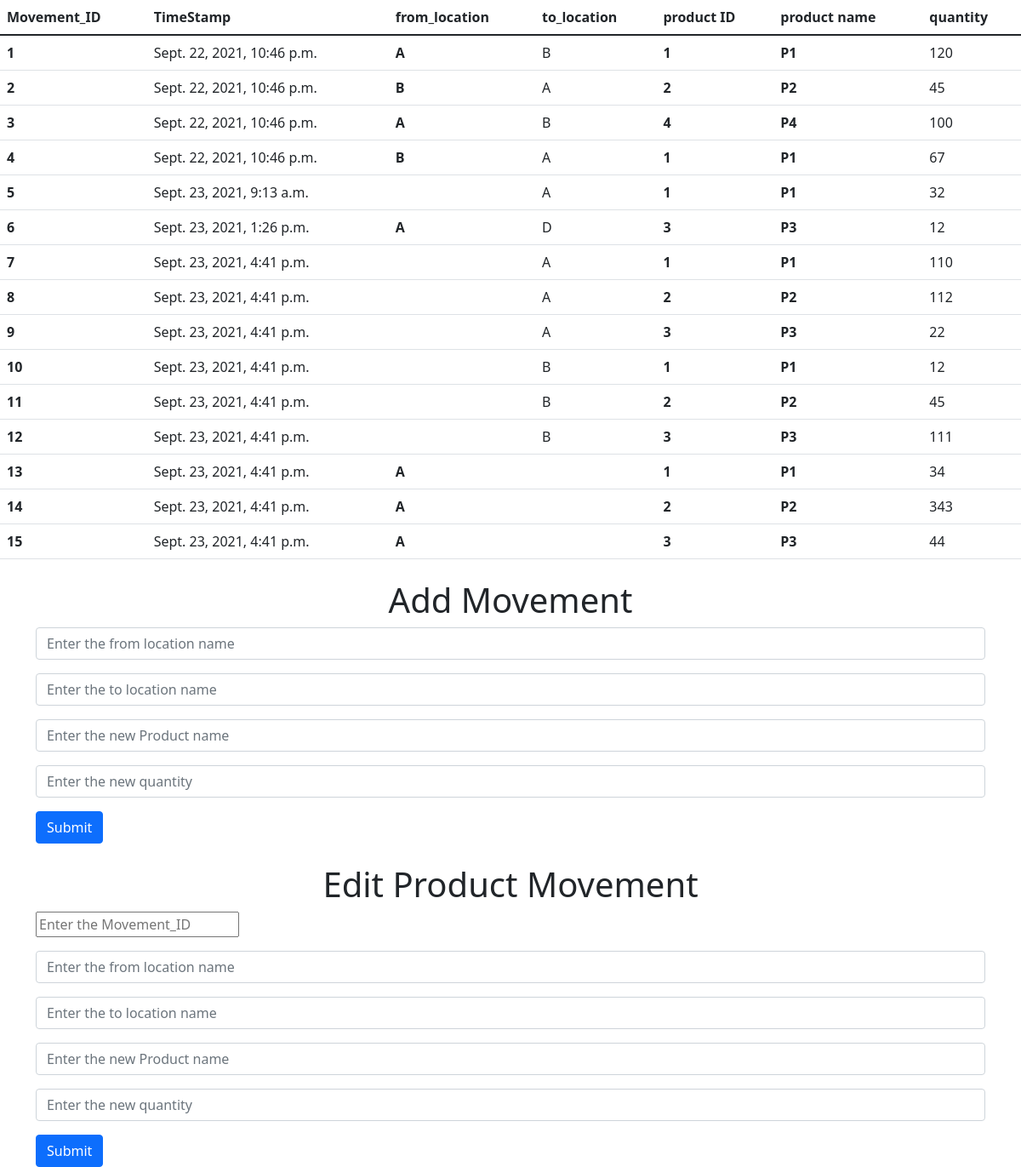
The page /main/product_movement/ on the database its author committed.
### main_project/models.py (models this page shows, shortened)
class ProductMovement(models.Model):
    movement_id = models.AutoField
    timestamp = models.DateTimeField(default=datetime.datetime.now())
    from_location = models.ForeignKey(
        location, related_name='+', on_delete=models.CASCADE,null=True,blank=True)
    to_location = models.ForeignKey(
        location, related_name='+', on_delete=models.CASCADE, null=True, blank=True)
    product_id = models.ForeignKey(
        product, related_name='+', on_delete=models.CASCADE)
    qty = models.IntegerField()

class location(models.Model):
    location_id = models.AutoField
    location = models.CharField(max_length=2)

class product(models.Model):
    product_id = models.AutoField
    product_name = models.CharField(max_length=5)

### main_project/views.py (the view)
# urls.py: path('main/<str:function>/', views.main, name="main"),
def main(request,function):
    db = {
        'product' : product.objects.all(),
        'location' : location.objects.all(),
        'product_movement' : ProductMovement.objects.all()
    }
    info = {'fun_name' : function , 'info_data' : db[function]}
    return render(request,'main.html',info)

### main_project/templates/main.html (shortened to what this page needs)
{% extends 'base.html' %} {% load static %} {% block head %} {% endblock %}
{%block title %} Inventory Management System {% endblock %} {% block body %}
   {% if fun_name == 'product_movement' %}
  <table class="table">
    <thead>
      <tr>
        <th scope="col">Movement_ID</th>
        <th scope="col">TimeStamp</th>
        <th scope="col">from_location</th>
        <th scope="col">to_location</th>
        <th scope="col">product ID</th>
        <th scope="col">product name</th>
        <th scope="col">quantity</th>
      </tr>
    </thead>
    <tbody>
      {% for data in info_data %}
      <tr>
        <th scope="row">{{data.id}}</th>
        <td>{{data.timestamp}}</td>
        <th scope="row">{{data.from_location.location}}</th>
        <td>{{data.to_location.location}}</td>
        <th scope="row">{{data.product_id.id}}</th>
        <th scope="row">{{data.product_id.product_name}}</th>
        <td>{{data.qty}}</td>
      </tr>
      {% endfor %}
    </tbody>
  </table>
  <div class="container mt-4">
    <h1 class="text-center">Add Movement</h1>
    <form action="/operation/add/product_movement/">
      <div class="mb-3">
        <input
          type="text"
          placeholder="Enter the from location name"
          class="form-control"
          id="exampleInputPassword1"
          name="from_location"
        />
      </div>
      <div class="mb-3">
        <input
          type="text"
          placeholder="Enter the to location name"
          class="form-control"
          id="exampleInputPassword1"
          name="to_location"
        />
      </div>
      <div class="mb-3">
        <input
          type="text"
          placeholder="Enter the new Product name"
          class="form-control"
          id="exampleInputPassword1"
          name="add_product"
        />
      </div>
      <div class="mb-3">
        <input
          type="text"
          placeholder="Enter the new quantity"
          class="form-control"
          id="exampleInputPassword1"
          name="qty"
        />
      </div>
      <button type="submit" class="btn btn-primary">Submit</button>
    </form>
  </div>
  <div class="container mt-4">
    <h1 class="text-center">Edit Product Movement</h1>
    <form action="/operation/edit/product_movement/">
      <div class="mb-3">
        <input
          type="number"
          placeholder="Enter the Movement_ID
          class="form-control"
          id="exampleInputPassword1"
          name="m_id"
        />
      </div>
      <div class="mb-3">
        <input
          type="text"
          placeholder="Enter the from location name"
          class="form-control"
          id="exampleInputPassword1"
          name="from_location"
        />
      </div>
      <div class="mb-3">
        <input
          type="text"
          placeholder="Enter the to location name"
          class="form-control"
          id="exampleInputPassword1"
          name="to_location"
        />
      </div>
      <div class="mb-3">
        <input
          type="text"
          placeholder="Enter the new Product name"
          class="form-control"
          id="exampleInputPassword1"
          name="add_product"
        />
      </div>
      <div class="mb-3">
        <input
          type="text"
          placeholder="Enter the new quantity"
          class="form-control"
          id="exampleInputPassword1"
          name="qty"
        />
      </div>
      <button type="submit" class="btn btn-primary">Submit</button>
    </form>
  </div>
  {% endif %}
{% endblock %} {% block js %} {% endblock %}

### rows shown on the page
ProductMovement: id "1", timestamp "Sept. 22, 2021, 10:46 p.m.", from_location.location "A", to_location.location "B", product_id.id "1", product_id.product_name "P1", qty "120"
ProductMovement: id "2", timestamp "Sept. 22, 2021, 10:46 p.m.", from_location.location "B", to_location.location "A", product_id.id "2", product_id.product_name "P2", qty "45"
ProductMovement: id "3", timestamp "Sept. 22, 2021, 10:46 p.m.", from_location.location "A", to_location.location "B", product_id.id "4", product_id.product_name "P4", qty "100"
ProductMovement: id "4", timestamp "Sept. 22, 2021, 10:46 p.m.", from_location.location "B", to_location.location "A", product_id.id "1", product_id.product_name "P1", qty "67"
ProductMovement: id "5", timestamp "Sept. 23, 2021, 9:13 a.m.", to_location.location "A", product_id.id "1", product_id.product_name "P1", qty "32"
ProductMovement: id "6", timestamp "Sept. 23, 2021, 1:26 p.m.", from_location.location "A", to_location.location "D", product_id.id "3", product_id.product_name "P3", qty "12"
ProductMovement: id "7", timestamp "Sept. 23, 2021, 4:41 p.m.", to_location.location "A", product_id.id "1", product_id.product_name "P1", qty "110"
ProductMovement: id "8", timestamp "Sept. 23, 2021, 4:41 p.m.", to_location.location "A", product_id.id "2", product_id.product_name "P2", qty "112"
ProductMovement: id "9", timestamp "Sept. 23, 2021, 4:41 p.m.", to_location.location "A", product_id.id "3", product_id.product_name "P3", qty "22"
ProductMovement: id "10", timestamp "Sept. 23, 2021, 4:41 p.m.", to_location.location "B", product_id.id "1", product_id.product_name "P1", qty "12"
ProductMovement: id "11", timestamp "Sept. 23, 2021, 4:41 p.m.", to_location.location "B", product_id.id "2", product_id.product_name "P2", qty "45"
ProductMovement: id "12", timestamp "Sept. 23, 2021, 4:41 p.m.", to_location.location "B", product_id.id "3", product_id.product_name "P3", qty "111"
ProductMovement: id "13", timestamp "Sept. 23, 2021, 4:41 p.m.", from_location.location "A", product_id.id "1", product_id.product_name "P1", qty "34"
ProductMovement: id "14", timestamp "Sept. 23, 2021, 4:41 p.m.", from_location.location "A", product_id.id "2", product_id.product_name "P2", qty "343"
ProductMovement: id "15", timestamp "Sept. 23, 2021, 4:41 p.m.", from_location.location "A", product_id.id "3", product_id.product_name "P3", qty "44"
